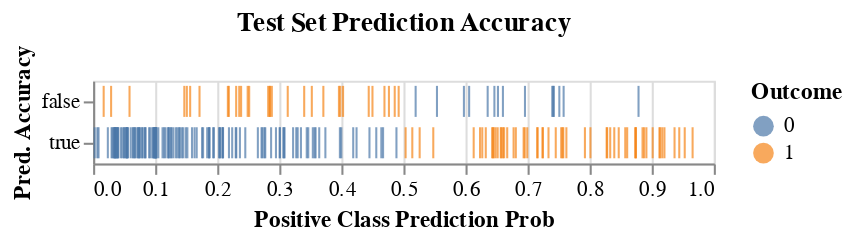

Notebook source saved alongside this figure:
### Markdown cell above
Moreover, visualizing prediction probabilities alongside the prediction accuracy for each test sample provides a clearer understanding of the model's performance. This approach allows us to easily assess how well the model predicts, while also highlighting patients who were misdiagnosed. Particularly, it helps us focus on false negatives, as the consequences of these errors are more critical in a clinical context.

### Code cell
alt.Chart(pred_results_1_df, title = 'Test Set Prediction Accuracy').mark_tick().encode(
    x = alt.X('y_pred_prob_1').title('Positive Class Prediction Prob'),
    y = alt.Y('pred_bool').title('Pred. Accuracy'),
    color = alt.Color('y_test:N').title('Outcome')
)

### Figure 1 — Vega-Lite specification as saved in the notebook (floating-point values rounded to 4 significant figures; data arrays with more than 128 entries replaced by an {"elided": "..."} marker saying what was removed)
{"config": {"view": {"continuousWidth": 300, "continuousHeight": 300}}, "data": {"name": "data-38a13ab2366770ff87120cd89d37e562"}, "mark": {"type": "tick"}, "encoding": {"color": {"field": "y_test", "title": "Outcome", "type": "nominal"}, "x": {"field": "y_pred_prob_1", "title": "Positive Class Prediction Prob", "type": "quantitative"}, "y": {"field": "pred_bool", "title": "Pred. Accuracy", "type": "nominal"}}, "title": "Test Set Prediction Accuracy", "$schema": "https://vega.github.io/schema/vega-lite/v5.20.1.json", "datasets": {"data-38a13ab2366770ff87120cd89d37e562": {"elided": "231 records"}}}
